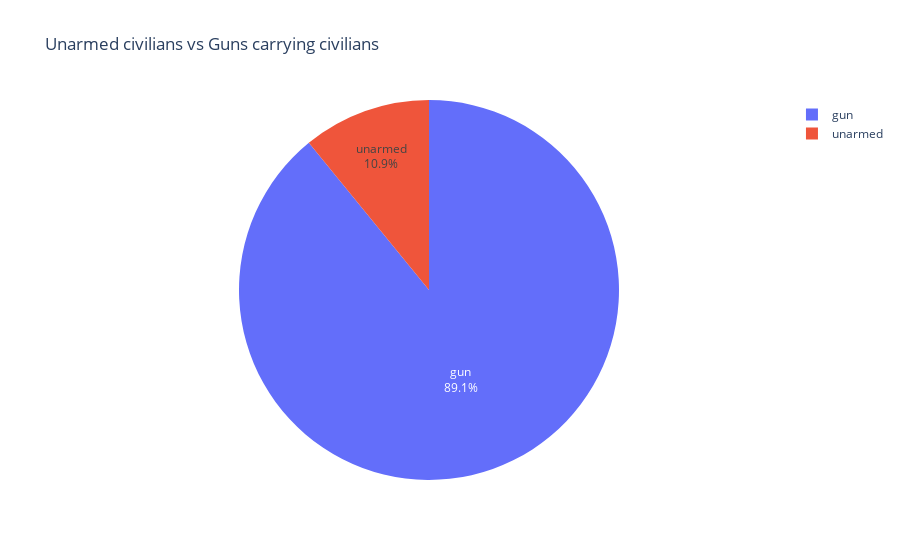

The code cell stored with this chart in its notebook:
### Code cell
# gun_nogundf = weapons[weapons.]
weapon = weapons.loc[['gun','unarmed']]
pie = px.pie(values=weapon.values, names=weapon.index,title='Unarmed civilians vs Guns carrying civilians')
pie.update_traces(textposition='inside', textinfo='percent+label')
pie.show()

### Figure 1 — Plotly figure (JSON) as saved in the notebook; plotly's stock layout.template omitted (floating-point values rounded to 4 significant figures)
{"data": [{"domain": {"x": [0, 1], "y": [0, 1]}, "hovertemplate": "label=%{label}<br>value=%{value}<extra></extra>", "labels": ["gun", "unarmed"], "legendgroup": "", "name": "", "showlegend": true, "textinfo": "percent+label", "textposition": "inside", "type": "pie", "values": [1398, 171]}], "layout": {"legend": {"tracegroupgap": 0}, "title": {"text": "Unarmed civilians vs Guns carrying civilians"}}}
